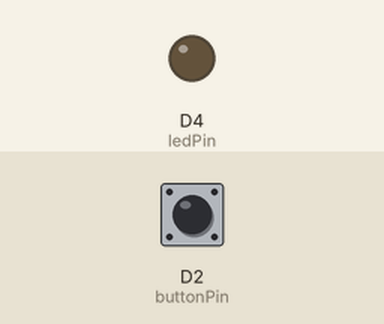
Recording of a sketch running on a simulated ESP8266 (NodeMCU). Shown: output pins drawn as LEDs (lit = HIGH). Dashed ring = blinking. The inputs (shaded band) are chosen by the test bench; at power-on: D2 (buttonPin) LOW.

Above: at 1.2 s.
1.3 s: D2 (buttonPin) pulled HIGH for 1 s
At 1.65 s:
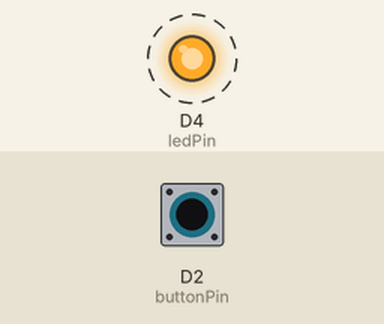
4.3 s: D2 (buttonPin) pulled HIGH for 3.2 s
At 8.3 s:
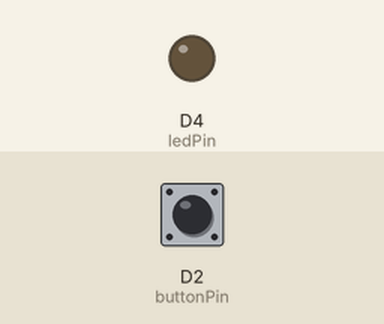
Timing chart, 0 to 9.8 s (numbered marks = the images above; inputs shaded):
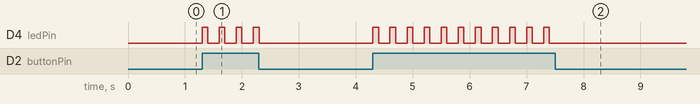

The sketch:

01_01_Button_Read_and_Led_Blink.ino
```cpp
#define buttonPin D2
#define ledPin D4

void setup()
{
  pinMode(ledPin, OUTPUT);
  pinMode(buttonPin, INPUT);
}

void loop()
{
  bool buttonStatus = digitalRead(buttonPin);
  if (buttonStatus)
  {
    digitalWrite(ledPin, HIGH);
    delay(100);
    digitalWrite(ledPin, LOW);
    delay(200);
  }
  else
  {
    digitalWrite(ledPin, LOW);
  }
}

void led_blink(int delay_ms)
{
  digitalWrite (ledPin, HIGH);
  delay(delay_ms);
  digitalWrite (ledPin, LOW);
  delay(delay_ms);
}
```

Measured:
- after the input at 1.3 s, D4 (ledPin): alternates HIGH for 0.10 s and LOW for 0.20 s, 8 changes in all, then stays LOW, starting at once
- after the input at 4.3 s, D4 (ledPin): alternates HIGH for 0.10 s and LOW for 0.20 s, 22 changes in all, then stays LOW, starting at once
